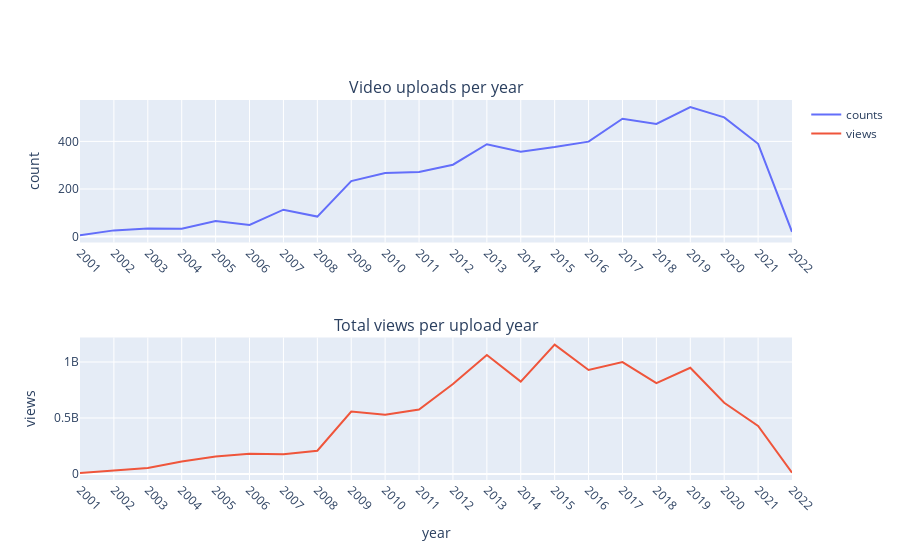

Notebook code for this chart:
### Markdown cell above
#### Plot

### Code cell
fig = make_subplots(rows=2, cols=1, subplot_titles=("Video uploads per year", "Total views per upload year"))

fig.append_trace(go.Scatter(
    x=videos_per_year['year'],
    y=videos_per_year['count'],
    name='counts'
), row=1, col=1)

fig.update_xaxes(row=1, col=1, tickvals=np.arange(1970, 2023), tickangle=45)
fig.update_yaxes(title_text="count", row=1, col=1)

fig.append_trace(go.Scatter(
    x=views_per_upload_year['year'],
    y=views_per_upload_year['views'],
    name='views'
), row=2, col=1)

fig.update_xaxes(title_text="year", row=2, col=1, tickvals=np.arange(1970, 2023), tickangle=45)
fig.update_yaxes(title_text="views", row=2, col=1)

fig.show()

### Figure 1 — Plotly figure (JSON) as saved in the notebook; plotly's stock layout.template omitted (floating-point values rounded to 4 significant figures)
{"data": [{"name": "counts", "type": "scatter", "x": [2001, 2002, 2003, 2004, 2005, 2006, 2007, 2008, 2009, 2010, 2011, 2012, 2013, 2014, 2015, 2016, 2017, 2018, 2019, 2020, 2021, 2022], "xaxis": "x", "y": [5, 26, 34, 33, 65, 49, 113, 84, 233, 267, 271, 302, 388, 357, 376, 399, 495, 473, 544, 501, 390, 20], "yaxis": "y"}, {"name": "views", "type": "scatter", "x": [2001, 2002, 2003, 2004, 2005, 2006, 2007, 2008, 2009, 2010, 2011, 2012, 2013, 2014, 2015, 2016, 2017, 2018, 2019, 2020, 2021, 2022], "xaxis": "x2", "y": [10530000, 30442000, 54394000, 112378000, 157477999, 181109999, 176651000, 208007999, 557635000, 528145999, 575677999, 803186000, 1062537497, 824652297, 1154739598, 928894896, 998891600, 811857597, 948119299, 635944200, 429728700, 11470000], "yaxis": "y2"}], "layout": {"annotations": [{"font": {"size": 16}, "showarrow": false, "text": "Video uploads per year", "x": 0.5, "xanchor": "center", "xref": "paper", "y": 1, "yanchor": "bottom", "yref": "paper"}, {"font": {"size": 16}, "showarrow": false, "text": "Total views per upload year", "x": 0.5, "xanchor": "center", "xref": "paper", "y": 0.375, "yanchor": "bottom", "yref": "paper"}], "xaxis": {"anchor": "y", "domain": [0, 1], "tickangle": 45, "tickvals": [1970, 1971, 1972, 1973, 1974, 1975, 1976, 1977, 1978, 1979, 1980, 1981, 1982, 1983, 1984, 1985, 1986, 1987, 1988, 1989, 1990, 1991, 1992, 1993, 1994, 1995, 1996, 1997, 1998, 1999, 2000, 2001, 2002, 2003, 2004, 2005, 2006, 2007, 2008, 2009, 2010, 2011, 2012, 2013, 2014, 2015, 2016, 2017, 2018, 2019, 2020, 2021, 2022]}, "xaxis2": {"anchor": "y2", "domain": [0, 1], "tickangle": 45, "tickvals": [1970, 1971, 1972, 1973, 1974, 1975, 1976, 1977, 1978, 1979, 1980, 1981, 1982, 1983, 1984, 1985, 1986, 1987, 1988, 1989, 1990, 1991, 1992, 1993, 1994, 1995, 1996, 1997, 1998, 1999, 2000, 2001, 2002, 2003, 2004, 2005, 2006, 2007, 2008, 2009, 2010, 2011, 2012, 2013, 2014, 2015, 2016, 2017, 2018, 2019, 2020, 2021, 2022], "title": {"text": "year"}}, "yaxis": {"anchor": "x", "domain": [0.625, 1], "title": {"text": "count"}}, "yaxis2": {"anchor": "x2", "domain": [0, 0.375], "title": {"text": "views"}}}}
